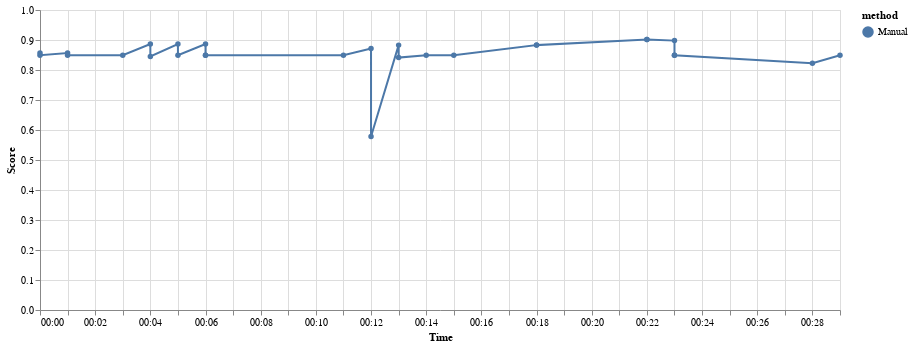

Notebook source saved alongside this figure:
### Code cell
file_path = 'resource/grammar_manual.json'
manual_performances = load_search_performances(file_path, 'Manual')
plot_search_performances(manual_performances, dataset)

### Figure 1 — Vega-Lite specification as saved in the notebook (floating-point values rounded to 4 significant figures)
{"config": {"view": {"continuousWidth": 400, "continuousHeight": 300}}, "data": {"name": "data-50d74e74818518740db878695b20815f"}, "mark": {"type": "line", "point": true}, "encoding": {"color": {"type": "nominal", "field": "method"}, "x": {"type": "temporal", "field": "time", "timeUnit": "hoursminutes", "title": "Time"}, "y": {"type": "quantitative", "field": "score", "title": "Score"}}, "width": 800, "$schema": "https://vega.github.io/schema/vega-lite/v4.8.1.json", "datasets": {"data-50d74e74818518740db878695b20815f": [{"dataset": "LL1_GS_process_classification_tabular_MIN_METADATA", "method": "Manual", "score": 0.9019, "time": "2021-10-05T00:22:36.272962"}, {"dataset": "LL1_GS_process_classification_tabular_MIN_METADATA", "method": "Manual", "score": 0.9018, "time": "2021-10-05T00:22:11.917924"}, {"dataset": "LL1_GS_process_classification_tabular_MIN_METADATA", "method": "Manual", "score": 0.898, "time": "2021-10-05T00:23:00.395780"}, {"dataset": "LL1_GS_process_classification_tabular_MIN_METADATA", "method": "Manual", "score": 0.8867, "time": "2021-10-05T00:04:28.174732"}, {"dataset": "LL1_GS_process_classification_tabular_MIN_METADATA", "method": "Manual", "score": 0.8867, "time": "2021-10-05T00:05:16.161161"}, {"dataset": "LL1_GS_process_classification_tabular_MIN_METADATA", "method": "Manual", "score": 0.8867, "time": "2021-10-05T00:06:53.886716"}, {"dataset": "LL1_GS_process_classification_tabular_MIN_METADATA", "method": "Manual", "score": 0.883, "time": "2021-10-05T00:18:18.562980"}, {"dataset": "LL1_GS_process_classification_tabular_MIN_METADATA", "method": "Manual", "score": 0.8829, "time": "2021-10-05T00:13:36.390701"}, {"dataset": "LL1_GS_process_classification_tabular_MIN_METADATA", "method": "Manual", "score": 0.8829, "time": "2021-10-05T00:18:39.122854"}, {"dataset": "LL1_GS_process_classification_tabular_MIN_METADATA", "method": "Manual", "score": 0.8716, "time": "2021-10-05T00:12:09.290963"}, {"dataset": "LL1_GS_process_classification_tabular_MIN_METADATA", "method": "Manual", "score": 0.8566, "time": "2021-10-05T00:00:58.291695"}, {"dataset": "LL1_GS_process_classification_tabular_MIN_METADATA", "method": "Manual", "score": 0.8566, "time": "2021-10-05T00:01:45.769658"}, {"dataset": "LL1_GS_process_classification_tabular_MIN_METADATA", "method": "Manual", "score": 0.8491, "time": "2021-10-05T00:00:34.301853"}, {"dataset": "LL1_GS_process_classification_tabular_MIN_METADATA", "method": "Manual", "score": 0.8491, "time": "2021-10-05T00:01:21.900627"}, {"dataset": "LL1_GS_process_classification_tabular_MIN_METADATA", "method": "Manual", "score": 0.8491, "time": "2021-10-05T00:03:46.038200"}, {"dataset": "LL1_GS_process_classification_tabular_MIN_METADATA", "method": "Manual", "score": 0.8491, "time": "2021-10-05T00:14:36.369589"}, {"dataset": "LL1_GS_process_classification_tabular_MIN_METADATA", "method": "Manual", "score": 0.8491, "time": "2021-10-05T00:15:00.389388"}, {"dataset": "LL1_GS_process_classification_tabular_MIN_METADATA", "method": "Manual", "score": 0.8491, "time": "2021-10-05T00:23:23.961417"}, {"dataset": "LL1_GS_process_classification_tabular_MIN_METADATA", "method": "Manual", "score": 0.8491, "time": "2021-10-05T00:23:48.279425"}, {"dataset": "LL1_GS_process_classification_tabular_MIN_METADATA", "method": "Manual", "score": 0.8491, "time": "2021-10-05T00:29:25.078869"}, {"dataset": "LL1_GS_process_classification_tabular_MIN_METADATA", "method": "Manual", "score": 0.849, "time": "2021-10-05T00:05:40.568798"}, {"dataset": "LL1_GS_process_classification_tabular_MIN_METADATA", "method": "Manual", "score": 0.849, "time": "2021-10-05T00:06:04.873455"}, {"dataset": "LL1_GS_process_classification_tabular_MIN_METADATA", "method": "Manual", "score": 0.849, "time": "2021-10-05T00:06:29.456927"}, {"dataset": "LL1_GS_process_classification_tabular_MIN_METADATA", "method": "Manual", "score": 0.849, "time": "2021-10-05T00:11:45.060641"}, {"dataset": "LL1_GS_process_classification_tabular_MIN_METADATA", "method": "Manual", "score": 0.8453, "time": "2021-10-05T00:04:49.329679"}, {"dataset": "LL1_GS_process_classification_tabular_MIN_METADATA", "method": "Manual", "score": 0.8415, "time": "2021-10-05T00:13:12.464281"}, {"dataset": "LL1_GS_process_classification_tabular_MIN_METADATA", "method": "Manual", "score": 0.8225, "time": "2021-10-05T00:28:39.916925"}, {"dataset": "LL1_GS_process_classification_tabular_MIN_METADATA", "method": "Manual", "score": 0.5782, "time": "2021-10-05T00:12:33.533415"}]}}
